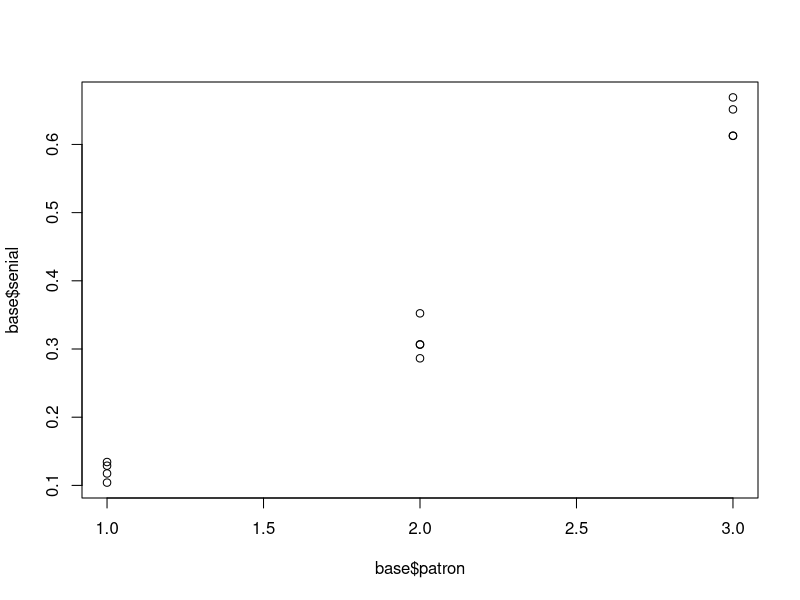
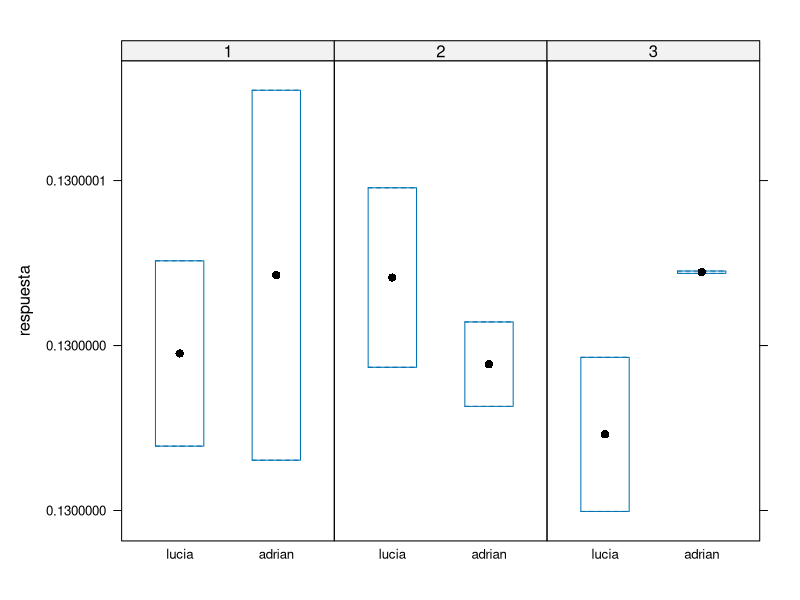
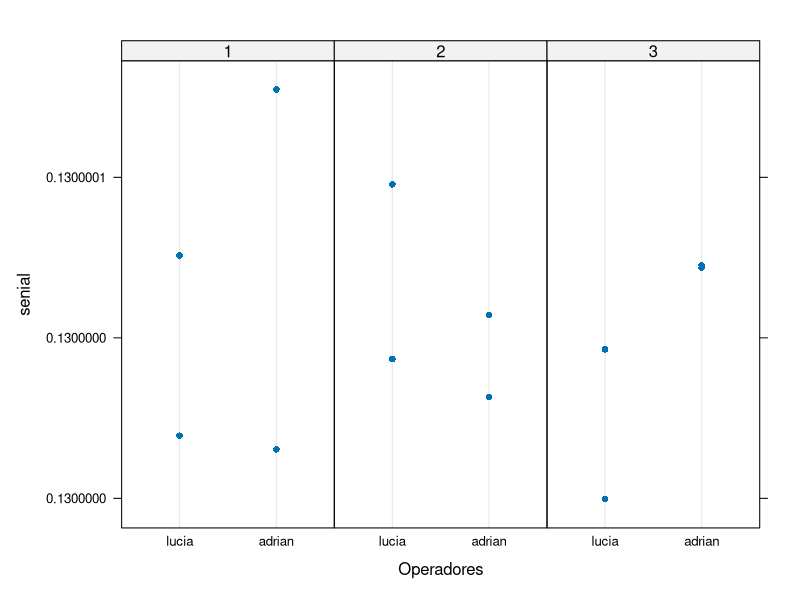
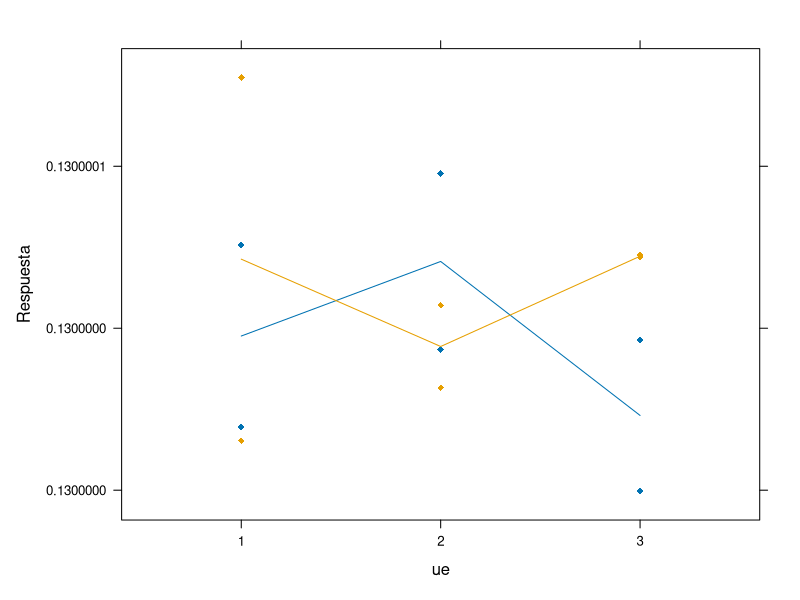
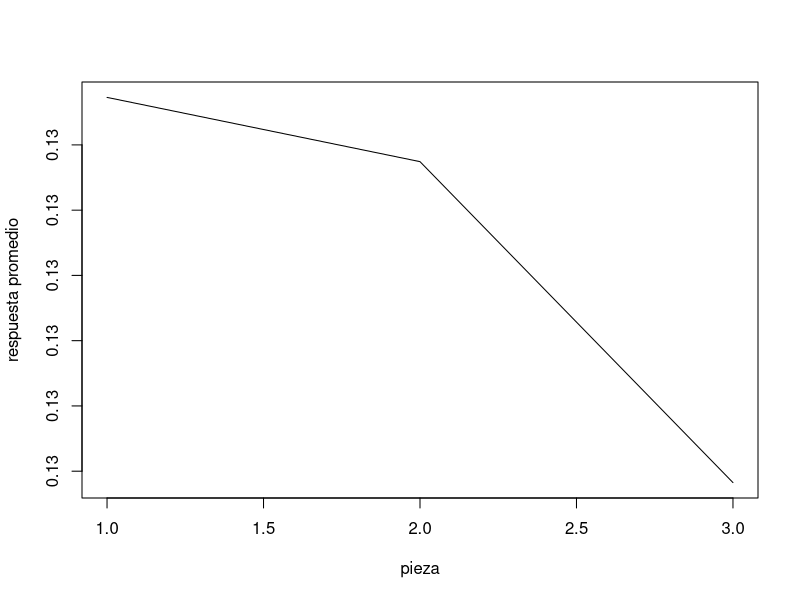
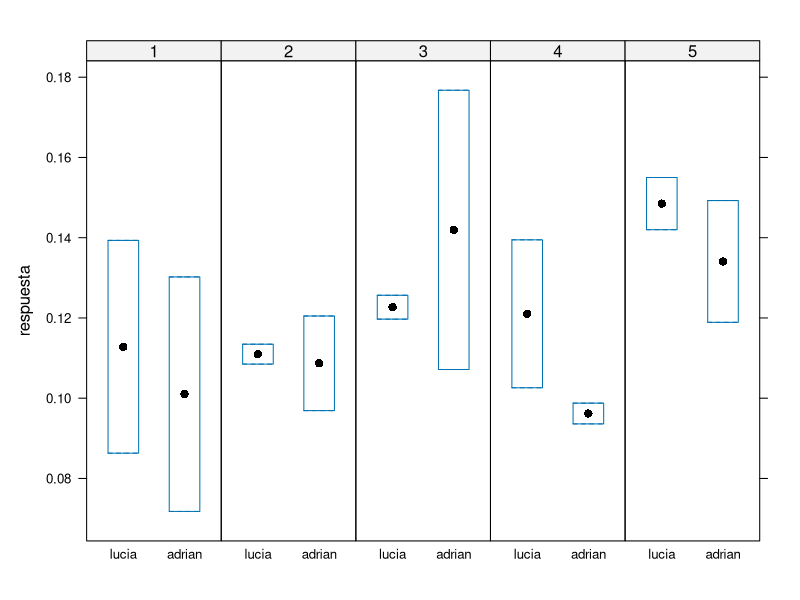
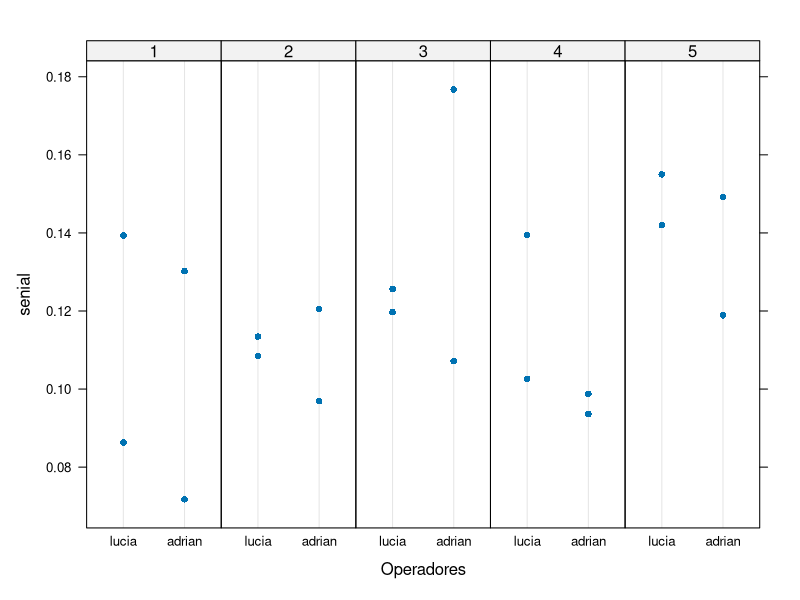
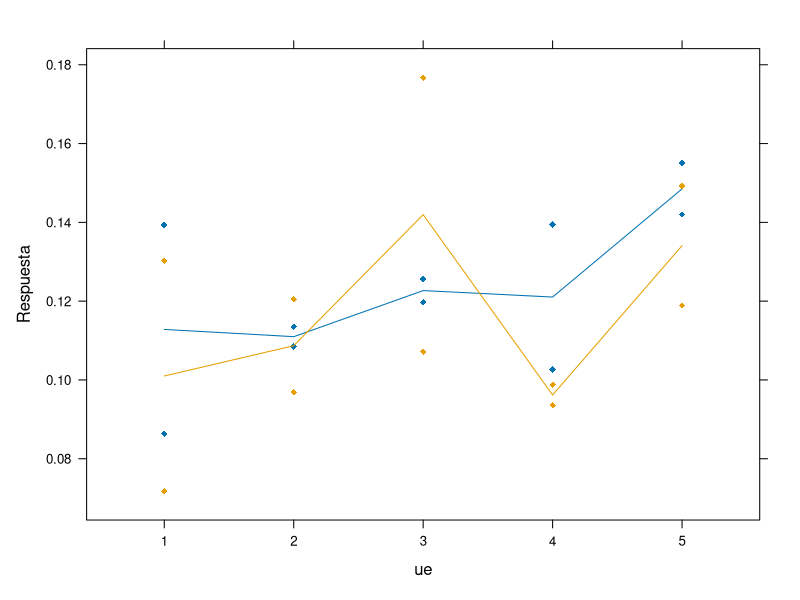

Source code (R) for these figures, in order:
## ---- chunk 1
N <- 3 # numero de patrones que quieran
r <- 4 # cantidad de repeticiones por patron



sigma<- 0.002 

prom1 <- 0.13
prom2 <- 0.35
prom3 <- 0.60
prom4 <- 0.90
prom5 <- 1.25

senial <- c()

patron <- factor(rep(1:N,each=r))

for (i in 1:length(patron)) {

  if(patron[i] == 1){
    
    senial[i] =  abs(rnorm(n=r, mean= prom1, sd=sqrt(sigma)))
    
  }else if(patron[i] == 2){
    
    senial[i] = abs(rnorm(n=r, mean= prom2, sd=sqrt(sigma)))
    
  }else if(patron[i] == 3){
    
    senial[i] = abs(rnorm(n=r, mean= prom3, sd=sqrt(sigma)))
    
  # }else if(patron[i] == 4){
  #  
  #   senial[i] = abs(rnorm(n=r, mean= prom4, sd=sqrt(sigma)))
     
  # }else if(patron[i] == 5){
  #   
  #   senial[i] = abs(rnorm(n=r, mean= prom5, sd=sqrt(sigma)))
  #   
  }
  
} 


senial <- as.numeric(senial)
base <- data.frame(cbind(patron,senial))

plot(base$patron,base$senial)

# library(ggplot2)
# 
# ggplot(base, aes(patron,senial)) + 
#   geom_point() +
#   geom_smooth(method = "lm") 
# ------------------------------------------------------------------- REPRODUCIBILIDAD Y REPETIBILIDAD ----------------------------------------------------------------------------
# R&R:
N <- 1 # numero de patrones que quieran
r <- 12 # cantidad de repeticiones por patron

sigma<- 0.000000000000001 

prom1 <- 0.13

senial <- c()

patron <- factor(rep(1:N,each=r))

for (i in 1:length(patron)) {

  if(patron[i] == 1){
    
    senial[i] =  abs(rnorm(n=r, mean= prom1, sd=sqrt(sigma)))
    
  }
  
}

senial <- as.numeric(senial)
analistas <- factor(rep(c("lucia","adrian"),each = 2, times = 3))
repe <- rep(c(1,2),6)
ue <- rep(1:3,each = 4)
base <- data.frame(cbind(patron,senial,analistas,repe,ue))

base$ue <- factor(base$ue)
base$repe <- factor(base$repe)
base$analistas <- factor(base$analistas)
levels(base$analistas) = c("lucia","adrian")
str(base)
# visualizacion:
library(lattice)
bwplot(senial~analistas|ue,layout=c(3,1),ylab = "respuesta",data = base)
dotplot(senial~analistas|ue,xlab="Operadores",layout=c(3,1),data=base)
xyplot(senial~ue,groups = analistas, type = c("p", "a"),pch = 18,  ylab = "Respuesta", base)
plot(tapply(base$senial,base$ue,mean),type = "l",xlab = "pieza",ylab = "respuesta promedio")
## ---- chunk 2
table(base$analistas,base$repe)
## ---- chunk 3
N <- 1 # numero de patrones que quieran
r <- 20 # cantidad de repeticiones por patron

sigma<- 0.001 

prom1 <- 0.13

senial <- c()

patron <- factor(rep(1:N,each=r))

for (i in 1:length(patron)) {

  if(patron[i] == 1){
    
    senial[i] =  abs(rnorm(n=r, mean= prom1, sd=sqrt(sigma)))
    
  }
  
}

senial <- as.numeric(senial)
analistas <- factor(rep(c("lucia","adrian"),each = 2, times = 5))
repe <- rep(c(1,2),10)
ue <- rep(1:5,each = 4)
base <- data.frame(cbind(patron,senial,analistas,repe,ue))

base$ue <- factor(base$ue)
base$repe <- factor(base$repe)
base$analistas <- factor(base$analistas)
levels(base$analistas) = c("lucia","adrian")
str(base)
# visualizacion:
library(lattice)
bwplot(senial~analistas|ue,layout=c(5,1),ylab = "respuesta",data = base)
dotplot(senial~analistas|ue,xlab="Operadores",layout=c(5,1),data=base)
xyplot(senial~ue,groups = analistas, type = c("p", "a"),pch = 18,  ylab = "Respuesta", base)
plot(tapply(base$senial,base$ue,mean),type = "l",xlab = "pieza",ylab = "respuesta promedio")
## ---- chunk 4
table(base$ue,base$analistas)
## ---- chunk 5
N <- 1 # numero de patrones que quieran
r <- 24 # cantidad de repeticiones por patron

sigma<- 0.00001 

prom1 <- 0.13

senial <- c()

patron <- factor(rep(1:N,each=r))

for (i in 1:length(patron)) {

  if(patron[i] == 1){
    
    senial[i] =  abs(rnorm(n=r, mean= prom1, sd=sqrt(sigma)))
    
  }
  
}

senial <- as.numeric(senial)
analistas <- factor(rep(c("lucia","adrian"),each = 3, times = 4))
repe <- rep(c(1:3),8)
ue <- rep(1:4,each = 6)
base <- data.frame(cbind(patron,senial,analistas,repe,ue))

base$ue <- factor(base$ue)
base$repe <- factor(base$repe)
base$analistas <- factor(base$analistas)
levels(base$analistas) = c("lucia","adrian")
str(base)
# visualizacion:
library(lattice)
bwplot(senial~analistas|ue,layout=c(4,1),ylab = "respuesta",data = base)
dotplot(senial~analistas|ue,xlab="Operadores",layout=c(4,1),data=base)
xyplot(senial~ue,groups = analistas, type = c("p", "a"),pch = 18,  ylab = "Respuesta", base)
plot(tapply(base$senial,base$ue,mean),type = "l",xlab = "pieza",ylab = "respuesta promedio")
## ---- chunk 6
table(base$ue,base$analistas)
## ---- chunk 7
N <- 5 # numero de patrones que quieran
r <- 3 # cantidad de repeticiones por patron



# sigma<- 0.002 

prom1 <- 0.13
prom2 <- 0.35
prom3 <- 0.60
prom4 <- 0.95
prom5 <- 1.25

senial <- c()

patron <- factor(rep(1:N,each=r))

for (i in 1:length(patron)) {

  if(patron[i] == 1){
    
    senial[i] =  abs(rnorm(n=r, mean= prom1, sd=sqrt(0.0002)))
    
  }else if(patron[i] == 2){
    
    senial[i] = abs(rnorm(n=r, mean= prom2, sd=sqrt(0.002)))
    
  }else if(patron[i] == 3){
    
    senial[i] = abs(rnorm(n=r, mean= prom3, sd=sqrt(0.01)))
    
  }else if(patron[i] == 4){
   
    senial[i] = abs(rnorm(n=r, mean= prom4, sd=sqrt(0.02)))
     
  }else if(patron[i] == 5){
    
    senial[i] = abs(rnorm(n=r, mean= prom5, sd=sqrt(0.1)))
    
  }
  
} 
senial <- as.numeric(senial)
base <- data.frame(cbind(patron,senial))

plot(base$patron,base$senial)

# library(ggplot2)
# 
# ggplot(base, aes(patron,senial)) + 
#   geom_point() +
#   geom_smooth(method = "lm") 
